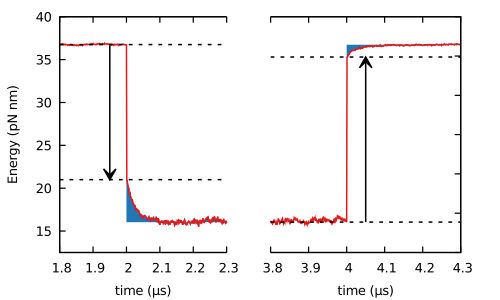

This chart was generated by the following gnuplot code:
#!/usr/bin/gnuplot
set term pdfcairo enhanced linewidth 1.75 font ",14"
set output "energy_1head.pdf"
 

set key bottom left
set ylabel "Energy (pN nm)"
set xlabel "time (µs)"

V(x) = x<2. ? 40.*x/2. : 40.*(8.-x)/6.
E = 30.4
c(x) = x<0.5 ? 0.3 : 1
s(x) = x<0.5 ? 1 : 0

set key top right


set multiplot layout 1,2 

set key bottom left
set style arrow 1 heads filled size screen 0.025,30,45 lc "black"

set xtic 0.1
set ytics nomirror 
set arrow from 1.95,21 to 1.95,36.75 arrowstyle 1
set border 7
plot [1.8:2.3][12.5:40] \
 "Data/Energy_1head_F=0_part2.dat" u 1:( c($3)*V($2)+s($3)*E ) w filledcurve x1=2 lc 2 \
, "Data/Energy_1head_F=0.dat" u 1:( c($3)*V($2)+s($3)*E ) w lines ls 1 lw 1.25 title "E(t)"\
, 36.75 lc "black" \
, 21. lc "black" \

unset ylabel
unset ytics
unset arrow
set y2tics nomirror
set format y2 ""
set arrow from 4.05,16.05 to 4.05,35.3 arrowstyle 1
set border 13
plot [3.8:4.3][12.5:40] \
 "Data/Energy_1head_F=0_part3.dat" u 1:( c($3)*V($2)+s($3)*E ) w filledcurve x1=4 lc 2 \
, "Data/Energy_1head_F=0.dat" u 1:( c($3)*V($2)+s($3)*E ) w lines ls 1 lw 1.25 title "E(t)"\
, 35.3 lc "black" \
, 16.05 lc "black" \
